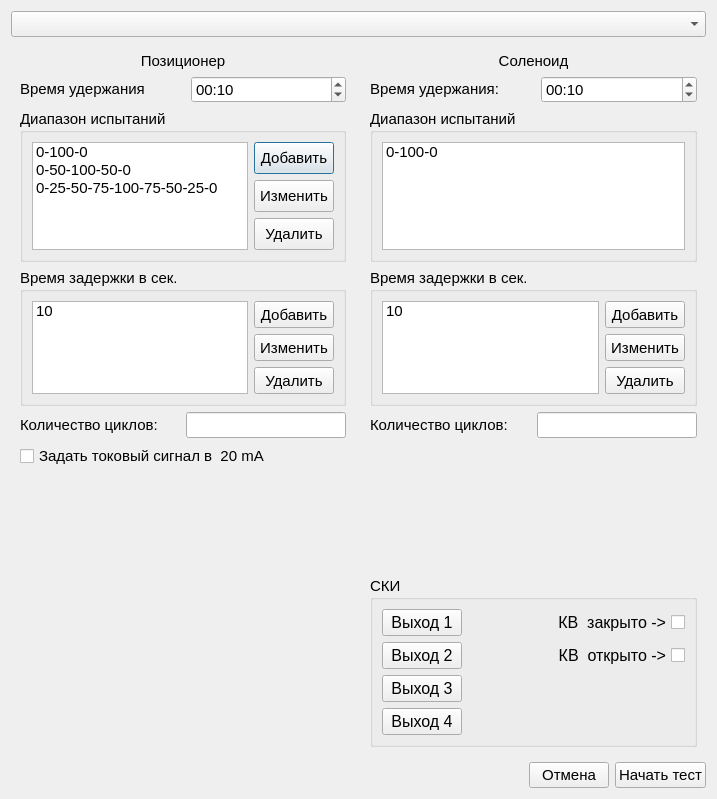
<?xml version="1.0" encoding="UTF-8"?>
<ui version="4.0">
 <class>CyclicTestSettings</class>
 <widget class="QDialog" name="CyclicTestSettings">
  <property name="geometry">
   <rect>
    <x>0</x>
    <y>0</y>
    <width>717</width>
    <height>799</height>
   </rect>
  </property>
  <property name="font">
   <font>
    <pointsize>11</pointsize>
   </font>
  </property>
  <property name="windowTitle">
   <string>Dialog</string>
  </property>
  <layout class="QVBoxLayout" name="verticalLayout_3">
   <item>
    <widget class="QComboBox" name="comboBox_testSelection"/>
   </item>
   <item>
    <layout class="QHBoxLayout" name="horizontalLayout_tests">
     <item>
      <widget class="QWidget" name="widget_retentionTimeRegulatory" native="true">
       <layout class="QVBoxLayout" name="verticalLayout_2">
        <item>
         <widget class="QLabel" name="label_regulatory">
          <property name="text">
           <string>Позиционер</string>
          </property>
          <property name="alignment">
           <set>Qt::AlignmentFlag::AlignCenter</set>
          </property>
         </widget>
        </item>
        <item>
         <layout class="QHBoxLayout" name="horizontalLayout_retentionTimeRegulatory">
          <property name="spacing">
           <number>15</number>
          </property>
          <item>
           <widget class="QLabel" name="label_retentionTimeRegulatory">
            <property name="text">
             <string>&lt;html&gt;&lt;head/&gt;&lt;body&gt;&lt;p&gt;Время удержания&lt;/p&gt;&lt;/body&gt;&lt;/html&gt;</string>
            </property>
           </widget>
          </item>
          <item>
           <widget class="QTimeEdit" name="timeEdit_retentionTimeRegulatory">
            <property name="sizePolicy">
             <sizepolicy hsizetype="Preferred" vsizetype="Preferred">
              <horstretch>0</horstretch>
              <verstretch>0</verstretch>
             </sizepolicy>
            </property>
            <property name="currentSection">
             <enum>QDateTimeEdit::Section::SecondSection</enum>
            </property>
            <property name="displayFormat">
             <string>mm:ss</string>
            </property>
            <property name="currentSectionIndex">
             <number>1</number>
            </property>
            <property name="time">
             <time>
              <hour>0</hour>
              <minute>0</minute>
              <second>10</second>
             </time>
            </property>
           </widget>
          </item>
         </layout>
        </item>
        <item>
         <widget class="QGroupBox" name="groupBox_testRangeRegulatory">
          <property name="minimumSize">
           <size>
            <width>0</width>
            <height>153</height>
           </size>
          </property>
          <property name="maximumSize">
           <size>
            <width>16777215</width>
            <height>153</height>
           </size>
          </property>
          <property name="font">
           <font>
            <pointsize>11</pointsize>
           </font>
          </property>
          <property name="title">
           <string>Диапазон испытаний</string>
          </property>
          <layout class="QHBoxLayout" name="horizontalLayout">
           <item>
            <widget class="QListWidget" name="listWidget_testRangeRegulatory">
             <property name="editTriggers">
              <set>QAbstractItemView::EditTrigger::CurrentChanged|QAbstractItemView::EditTrigger::DoubleClicked|QAbstractItemView::EditTrigger::EditKeyPressed</set>
             </property>
             <item>
              <property name="text">
               <string>0-100-0</string>
              </property>
             </item>
             <item>
              <property name="text">
               <string>0-50-100-50-0</string>
              </property>
             </item>
             <item>
              <property name="text">
               <string>0-25-50-75-100-75-50-25-0</string>
              </property>
             </item>
            </widget>
           </item>
           <item>
            <layout class="QVBoxLayout" name="verticalLayout_buttonsTestRangeRegulatory">
             <item>
              <widget class="QPushButton" name="pushButton_addRangeRegulatory">
               <property name="sizePolicy">
                <sizepolicy hsizetype="Minimum" vsizetype="Preferred">
                 <horstretch>0</horstretch>
                 <verstretch>0</verstretch>
                </sizepolicy>
               </property>
               <property name="text">
                <string>Добавить</string>
               </property>
              </widget>
             </item>
             <item>
              <widget class="QPushButton" name="pushButton_editRangeRegulatory">
               <property name="sizePolicy">
                <sizepolicy hsizetype="Minimum" vsizetype="Preferred">
                 <horstretch>0</horstretch>
                 <verstretch>0</verstretch>
                </sizepolicy>
               </property>
               <property name="text">
                <string>Изменить</string>
               </property>
              </widget>
             </item>
             <item>
              <widget class="QPushButton" name="pushButton_removeRangeRegulatory">
               <property name="sizePolicy">
                <sizepolicy hsizetype="Minimum" vsizetype="Preferred">
                 <horstretch>0</horstretch>
                 <verstretch>0</verstretch>
                </sizepolicy>
               </property>
               <property name="text">
                <string>Удалить</string>
               </property>
              </widget>
             </item>
            </layout>
           </item>
          </layout>
         </widget>
        </item>
        <item>
         <widget class="QGroupBox" name="groupBox_delayTimeRegulatory">
          <property name="maximumSize">
           <size>
            <width>16777215</width>
            <height>138</height>
           </size>
          </property>
          <property name="title">
           <string>Время задержки в сек.</string>
          </property>
          <layout class="QHBoxLayout" name="horizontalLayout_2">
           <item>
            <widget class="QListWidget" name="listWidget_delayTimeRegulatory">
             <item>
              <property name="text">
               <string>10</string>
              </property>
             </item>
            </widget>
           </item>
           <item>
            <layout class="QVBoxLayout" name="verticalLayout_buttonsDelayRegulatory">
             <item>
              <widget class="QPushButton" name="pushButton_addDelayRegulatory">
               <property name="sizePolicy">
                <sizepolicy hsizetype="Minimum" vsizetype="Preferred">
                 <horstretch>0</horstretch>
                 <verstretch>0</verstretch>
                </sizepolicy>
               </property>
               <property name="text">
                <string>Добавить</string>
               </property>
              </widget>
             </item>
             <item>
              <widget class="QPushButton" name="pushButton_editDelayRegulatory">
               <property name="sizePolicy">
                <sizepolicy hsizetype="Minimum" vsizetype="Preferred">
                 <horstretch>0</horstretch>
                 <verstretch>0</verstretch>
                </sizepolicy>
               </property>
               <property name="text">
                <string>Изменить</string>
               </property>
              </widget>
             </item>
             <item>
              <widget class="QPushButton" name="pushButton_removeDelayRegulatory">
               <property name="sizePolicy">
                <sizepolicy hsizetype="Minimum" vsizetype="Preferred">
                 <horstretch>0</horstretch>
                 <verstretch>0</verstretch>
                </sizepolicy>
               </property>
               <property name="text">
                <string>Удалить</string>
               </property>
              </widget>
             </item>
            </layout>
           </item>
          </layout>
         </widget>
        </item>
        <item>
         <layout class="QHBoxLayout" name="horizontalLayout_numberCyclesRegulatory">
          <item>
           <widget class="QLabel" name="label_numberCyclesRegulatory">
            <property name="text">
             <string>Количество циклов:</string>
            </property>
           </widget>
          </item>
          <item>
           <widget class="QLineEdit" name="lineEdit_numberCyclesRegulatory">
            <property name="sizePolicy">
             <sizepolicy hsizetype="Preferred" vsizetype="Fixed">
              <horstretch>0</horstretch>
              <verstretch>0</verstretch>
             </sizepolicy>
            </property>
           </widget>
          </item>
         </layout>
        </item>
        <item>
         <widget class="QCheckBox" name="checkBox_20mA_enable">
          <property name="text">
           <string>Задать токовый сигнал в  20 mA </string>
          </property>
         </widget>
        </item>
        <item>
         <spacer name="verticalSpacer">
          <property name="orientation">
           <enum>Qt::Orientation::Vertical</enum>
          </property>
          <property name="sizeHint" stdset="0">
           <size>
            <width>20</width>
            <height>121</height>
           </size>
          </property>
         </spacer>
        </item>
       </layout>
      </widget>
     </item>
     <item>
      <widget class="QWidget" name="widget_shutOff" native="true">
       <layout class="QVBoxLayout" name="verticalLayout">
        <item>
         <widget class="QLabel" name="label_shutOff">
          <property name="text">
           <string>Соленоид</string>
          </property>
          <property name="alignment">
           <set>Qt::AlignmentFlag::AlignCenter</set>
          </property>
         </widget>
        </item>
        <item>
         <layout class="QHBoxLayout" name="horizontalLayout_retentionTimeShutOff">
          <property name="spacing">
           <number>15</number>
          </property>
          <item>
           <widget class="QLabel" name="label_retentionTimeShutOff">
            <property name="text">
             <string>&lt;html&gt;&lt;head/&gt;&lt;body&gt;&lt;p&gt;&lt;span style=&quot; font-size:11pt;&quot;&gt;Время удержания:&lt;/span&gt;&lt;/p&gt;&lt;/body&gt;&lt;/html&gt;</string>
            </property>
           </widget>
          </item>
          <item>
           <widget class="QTimeEdit" name="timeEdit_retentionTimeShutOff">
            <property name="sizePolicy">
             <sizepolicy hsizetype="Preferred" vsizetype="Preferred">
              <horstretch>0</horstretch>
              <verstretch>0</verstretch>
             </sizepolicy>
            </property>
            <property name="currentSection">
             <enum>QDateTimeEdit::Section::SecondSection</enum>
            </property>
            <property name="displayFormat">
             <string>mm:ss</string>
            </property>
            <property name="currentSectionIndex">
             <number>1</number>
            </property>
            <property name="time">
             <time>
              <hour>0</hour>
              <minute>0</minute>
              <second>10</second>
             </time>
            </property>
           </widget>
          </item>
         </layout>
        </item>
        <item>
         <widget class="QGroupBox" name="groupBox_testRangeShutOff">
          <property name="minimumSize">
           <size>
            <width>154</width>
            <height>153</height>
           </size>
          </property>
          <property name="maximumSize">
           <size>
            <width>16777215</width>
            <height>153</height>
           </size>
          </property>
          <property name="font">
           <font>
            <pointsize>11</pointsize>
           </font>
          </property>
          <property name="title">
           <string>Диапазон испытаний</string>
          </property>
          <layout class="QHBoxLayout" name="horizontalLayout_6">
           <item>
            <widget class="QListWidget" name="listWidget_testRangeShutOff">
             <property name="minimumSize">
              <size>
               <width>154</width>
               <height>0</height>
              </size>
             </property>
             <property name="editTriggers">
              <set>QAbstractItemView::EditTrigger::CurrentChanged|QAbstractItemView::EditTrigger::DoubleClicked|QAbstractItemView::EditTrigger::EditKeyPressed</set>
             </property>
             <item>
              <property name="text">
               <string>0-100-0</string>
              </property>
             </item>
            </widget>
           </item>
          </layout>
         </widget>
        </item>
        <item>
         <widget class="QGroupBox" name="groupBox_delayTimeShutOff">
          <property name="maximumSize">
           <size>
            <width>16777215</width>
            <height>138</height>
           </size>
          </property>
          <property name="title">
           <string>Время задержки в сек.</string>
          </property>
          <layout class="QHBoxLayout" name="horizontalLayout_7">
           <item>
            <widget class="QListWidget" name="listWidget_delayTimeShutOff">
             <item>
              <property name="text">
               <string>10</string>
              </property>
             </item>
            </widget>
           </item>
           <item>
            <layout class="QVBoxLayout" name="verticalLayout_buttonsDelayShutOff">
             <item>
              <widget class="QPushButton" name="pushButton_addDelayShutOff">
               <property name="sizePolicy">
                <sizepolicy hsizetype="Minimum" vsizetype="Preferred">
                 <horstretch>0</horstretch>
                 <verstretch>0</verstretch>
                </sizepolicy>
               </property>
               <property name="text">
                <string>Добавить</string>
               </property>
              </widget>
             </item>
             <item>
              <widget class="QPushButton" name="pushButton_editDelayShutOff">
               <property name="sizePolicy">
                <sizepolicy hsizetype="Minimum" vsizetype="Preferred">
                 <horstretch>0</horstretch>
                 <verstretch>0</verstretch>
                </sizepolicy>
               </property>
               <property name="text">
                <string>Изменить</string>
               </property>
              </widget>
             </item>
             <item>
              <widget class="QPushButton" name="pushButton_removeDelayShutOff">
               <property name="sizePolicy">
                <sizepolicy hsizetype="Minimum" vsizetype="Preferred">
                 <horstretch>0</horstretch>
                 <verstretch>0</verstretch>
                </sizepolicy>
               </property>
               <property name="text">
                <string>Удалить</string>
               </property>
              </widget>
             </item>
            </layout>
           </item>
          </layout>
         </widget>
        </item>
        <item>
         <layout class="QHBoxLayout" name="horizontalLayout_numberCyclesShutOff">
          <item>
           <widget class="QLabel" name="label_numberCyclesShutOff">
            <property name="text">
             <string>Количество циклов:</string>
            </property>
           </widget>
          </item>
          <item>
           <widget class="QLineEdit" name="lineEdit_numberCyclesShutOff">
            <property name="sizePolicy">
             <sizepolicy hsizetype="Preferred" vsizetype="Fixed">
              <horstretch>0</horstretch>
              <verstretch>0</verstretch>
             </sizepolicy>
            </property>
           </widget>
          </item>
         </layout>
        </item>
        <item>
         <spacer name="verticalSpacer_2">
          <property name="orientation">
           <enum>Qt::Orientation::Vertical</enum>
          </property>
          <property name="sizeHint" stdset="0">
           <size>
            <width>20</width>
            <height>67</height>
           </size>
          </property>
         </spacer>
        </item>
        <item>
         <widget class="QGroupBox" name="groupBox_DO_ShutOff">
          <property name="title">
           <string>СКИ</string>
          </property>
          <layout class="QFormLayout" name="formLayout_2">
           <item row="0" column="0">
            <widget class="QPushButton" name="pushButton_DO0_ShutOff">
             <property name="sizePolicy">
              <sizepolicy hsizetype="Preferred" vsizetype="Preferred">
               <horstretch>0</horstretch>
               <verstretch>0</verstretch>
              </sizepolicy>
             </property>
             <property name="font">
              <font>
               <pointsize>12</pointsize>
              </font>
             </property>
             <property name="text">
              <string>Выход 1</string>
             </property>
             <property name="checkable">
              <bool>true</bool>
             </property>
             <property name="checked">
              <bool>false</bool>
             </property>
             <property name="flat">
              <bool>false</bool>
             </property>
            </widget>
           </item>
           <item row="0" column="1">
            <widget class="QCheckBox" name="checkBox_switch_0_3_ShutOff">
             <property name="sizePolicy">
              <sizepolicy hsizetype="Preferred" vsizetype="Preferred">
               <horstretch>0</horstretch>
               <verstretch>0</verstretch>
              </sizepolicy>
             </property>
             <property name="font">
              <font>
               <pointsize>12</pointsize>
              </font>
             </property>
             <property name="layoutDirection">
              <enum>Qt::LayoutDirection::RightToLeft</enum>
             </property>
             <property name="text">
              <string>КВ  закрыто -&gt;</string>
             </property>
             <property name="checkable">
              <bool>true</bool>
             </property>
            </widget>
           </item>
           <item row="1" column="0">
            <widget class="QPushButton" name="pushButton_DO1_ShutOff">
             <property name="sizePolicy">
              <sizepolicy hsizetype="Preferred" vsizetype="Preferred">
               <horstretch>0</horstretch>
               <verstretch>0</verstretch>
              </sizepolicy>
             </property>
             <property name="font">
              <font>
               <pointsize>12</pointsize>
              </font>
             </property>
             <property name="text">
              <string>Выход 2</string>
             </property>
             <property name="checkable">
              <bool>true</bool>
             </property>
             <property name="checked">
              <bool>false</bool>
             </property>
             <property name="flat">
              <bool>false</bool>
             </property>
            </widget>
           </item>
           <item row="1" column="1">
            <widget class="QCheckBox" name="checkBox_switch_3_0_ShutOff">
             <property name="sizePolicy">
              <sizepolicy hsizetype="Preferred" vsizetype="Preferred">
               <horstretch>0</horstretch>
               <verstretch>0</verstretch>
              </sizepolicy>
             </property>
             <property name="font">
              <font>
               <pointsize>12</pointsize>
              </font>
             </property>
             <property name="layoutDirection">
              <enum>Qt::LayoutDirection::RightToLeft</enum>
             </property>
             <property name="text">
              <string>КВ  открыто -&gt;</string>
             </property>
             <property name="checkable">
              <bool>true</bool>
             </property>
             <property name="checked">
              <bool>false</bool>
             </property>
            </widget>
           </item>
           <item row="2" column="0">
            <widget class="QPushButton" name="pushButton_DO2_ShutOff">
             <property name="sizePolicy">
              <sizepolicy hsizetype="Preferred" vsizetype="Preferred">
               <horstretch>0</horstretch>
               <verstretch>0</verstretch>
              </sizepolicy>
             </property>
             <property name="font">
              <font>
               <pointsize>12</pointsize>
              </font>
             </property>
             <property name="text">
              <string>Выход 3</string>
             </property>
             <property name="checkable">
              <bool>true</bool>
             </property>
             <property name="checked">
              <bool>false</bool>
             </property>
             <property name="flat">
              <bool>false</bool>
             </property>
            </widget>
           </item>
           <item row="3" column="0">
            <widget class="QPushButton" name="pushButton_DO3_ShutOff">
             <property name="sizePolicy">
              <sizepolicy hsizetype="Preferred" vsizetype="Preferred">
               <horstretch>0</horstretch>
               <verstretch>0</verstretch>
              </sizepolicy>
             </property>
             <property name="font">
              <font>
               <pointsize>12</pointsize>
              </font>
             </property>
             <property name="text">
              <string>Выход 4</string>
             </property>
             <property name="checkable">
              <bool>true</bool>
             </property>
             <property name="checked">
              <bool>false</bool>
             </property>
             <property name="flat">
              <bool>false</bool>
             </property>
            </widget>
           </item>
          </layout>
         </widget>
        </item>
       </layout>
      </widget>
     </item>
    </layout>
   </item>
   <item>
    <layout class="QHBoxLayout" name="horizontalLayout_menu">
     <item>
      <spacer name="horizontalSpacer_menu">
       <property name="orientation">
        <enum>Qt::Orientation::Horizontal</enum>
       </property>
       <property name="sizeHint" stdset="0">
        <size>
         <width>40</width>
         <height>20</height>
        </size>
       </property>
      </spacer>
     </item>
     <item>
      <widget class="QPushButton" name="pushButton_cancel">
       <property name="text">
        <string>Отмена</string>
       </property>
      </widget>
     </item>
     <item>
      <widget class="QPushButton" name="pushButton_start">
       <property name="text">
        <string>Начать тест</string>
       </property>
      </widget>
     </item>
    </layout>
   </item>
  </layout>
 </widget>
 <resources/>
 <connections/>
</ui>
